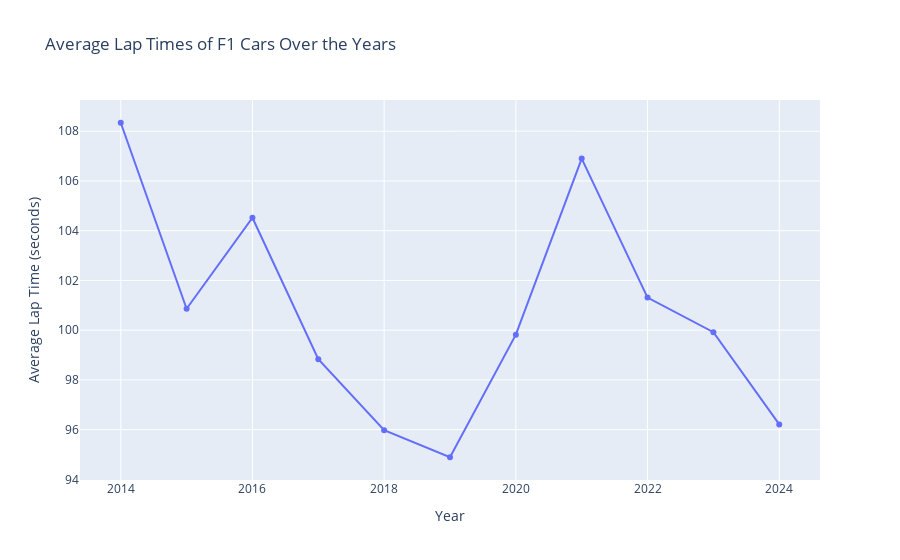

The cell this chart's notebook holds for it:
### Code cell
# Line chart for average lap time vs year
fig = px.line(result_time_avg, x='year', y='average_time', 
              title='Average Lap Times of F1 Cars Over the Years',
              labels={'year': 'Year', 'average_time': 'Average Lap Time (seconds)'},
              markers=True)

fig.show()

### Figure 1 — Plotly figure (JSON) as saved in the notebook; plotly's stock layout.template omitted (floating-point values rounded to 4 significant figures)
{"data": [{"hovertemplate": "Year=%{x}<br>Average Lap Time (seconds)=%{y}<extra></extra>", "legendgroup": "", "line": {"color": "#636efa", "dash": "solid"}, "marker": {"symbol": "circle"}, "mode": "lines+markers", "name": "", "orientation": "v", "showlegend": false, "type": "scatter", "x": [2014, 2015, 2016, 2017, 2018, 2019, 2020, 2021, 2022, 2023, 2024], "xaxis": "x", "y": [108.3, 100.9, 104.5, 98.83, 95.98, 94.89, 99.82, 106.9, 101.3, 99.92, 96.21], "yaxis": "y"}], "layout": {"autosize": true, "legend": {"tracegroupgap": 0}, "title": {"text": "Average Lap Times of F1 Cars Over the Years"}, "xaxis": {"anchor": "y", "autorange": true, "domain": [0, 1], "range": [2013.0, 2025.0], "title": {"text": "Year"}, "type": "linear"}, "yaxis": {"anchor": "x", "autorange": true, "domain": [0, 1], "range": [93.78, 109.4], "title": {"text": "Average Lap Time (seconds)"}, "type": "linear"}}}
